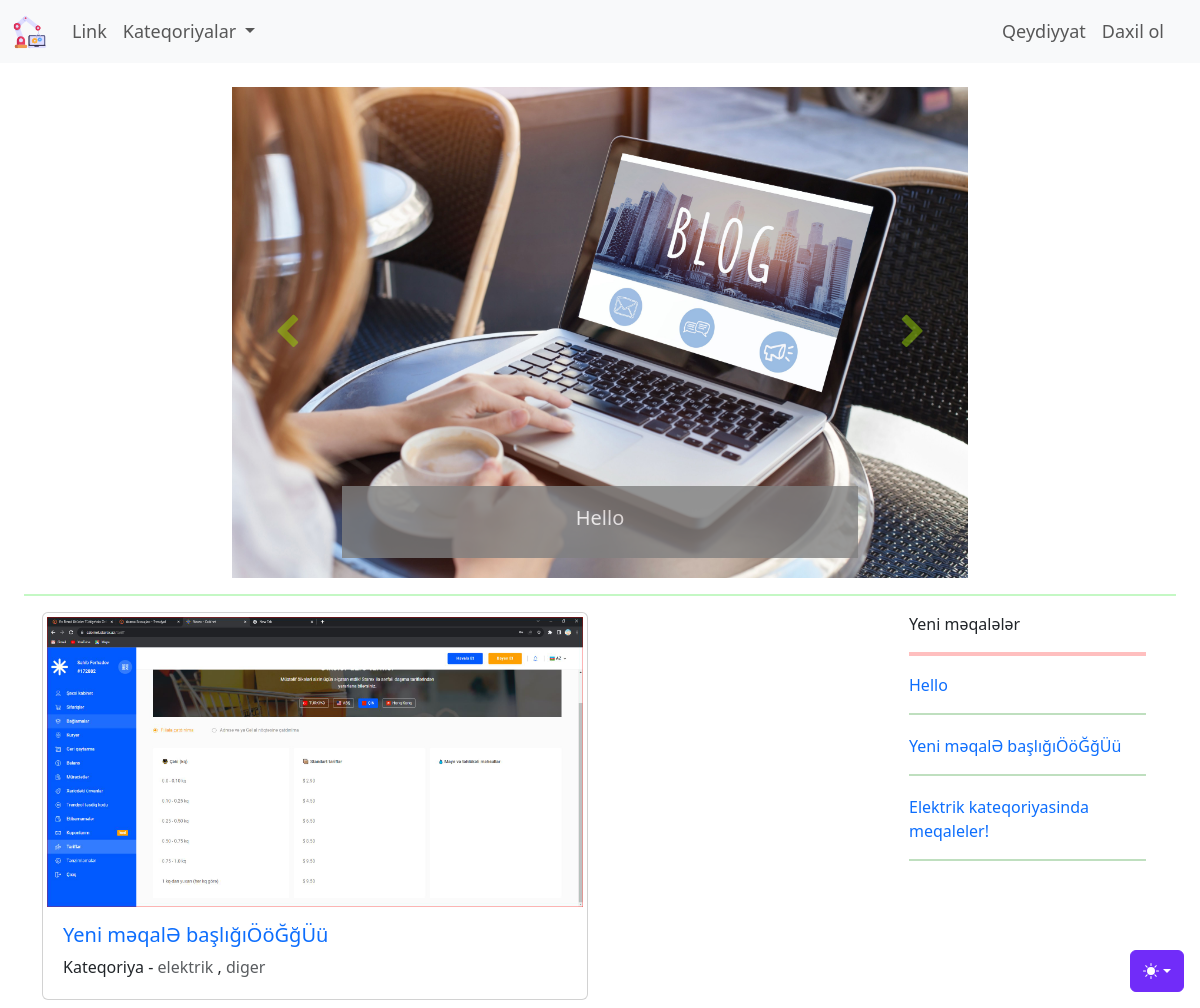
/, run on an earlier commit of the app's database.
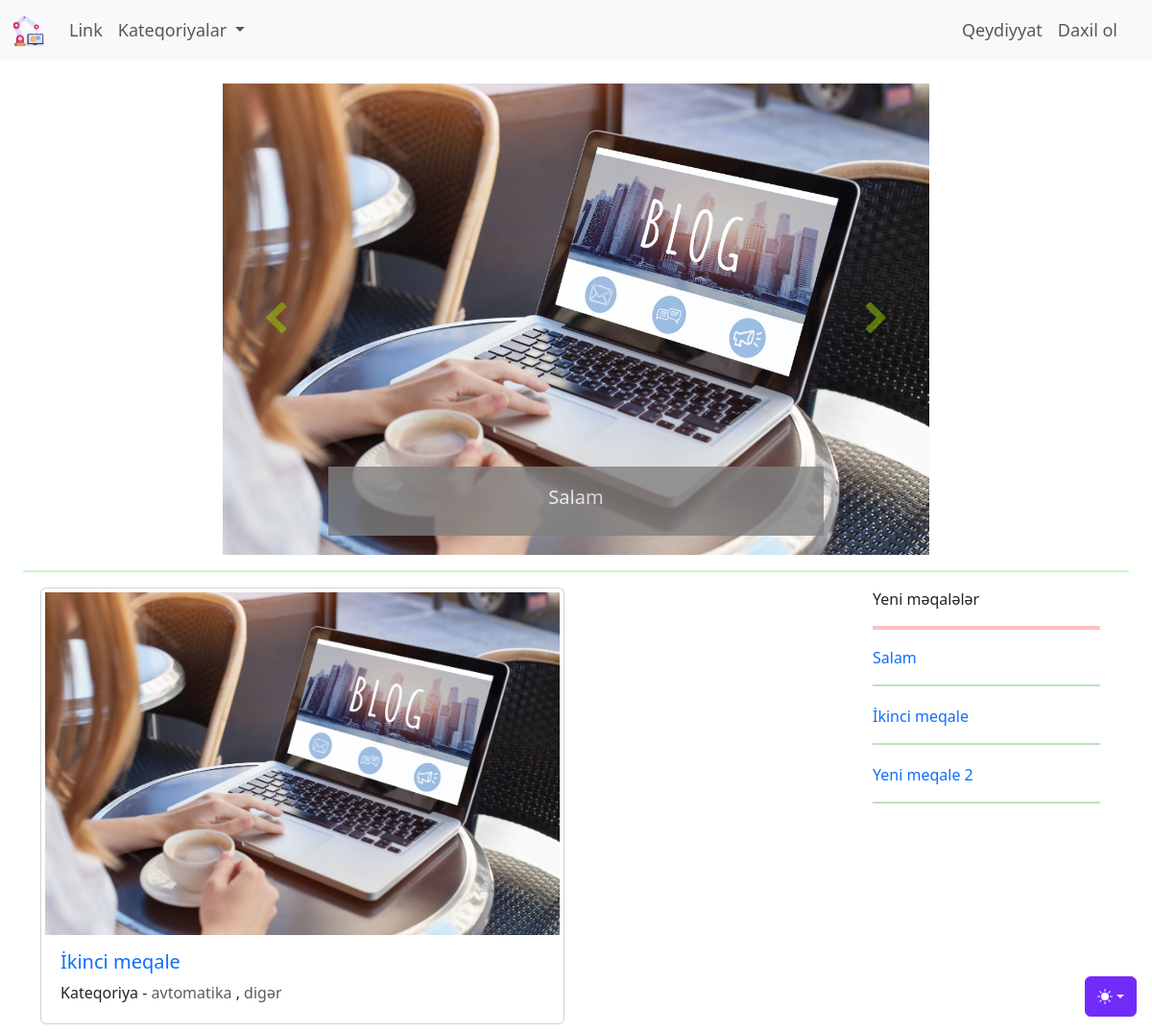
And on a later commit of the database.
### blog/models.py (models this page shows, shortened)
class Blog(models.Model):
    class Meta:
        verbose_name = 'Məqalə'
        verbose_name_plural = 'Məqalələr'
    basliq_sekli = models.ImageField(upload_to = "uploads/%d.%m.%Y",default = 'uploads/default.jpg',null=True,blank=True)
    karusel_sekli = ImageSpecField(source="basliq_sekli",
                                   processors=[ResizeToFill(600,400)],
                                   format='JPEG',
                                   options={'quality':100})
    basliq = models.CharField('Məqalə başlığı', max_length = 200)
    kontent = CKEditor5Field('Məqalə kontenti', config_name = 'extends')
    yaradilma_tarixi = models.DateTimeField('Yaranma tarixi', auto_now_add = True)
    deyisdirilme_tarixi = models.DateTimeField('Yaranma tarixi', auto_now = True)
    blog_slug = models.SlugField(editable=False, unique = True)
    blog_kateqoriya = models.ManyToManyField(Kateqoriya, verbose_name = 'Kateqoriyaları seçin.')
    yayinda_mi = models.BooleanField('Yayına buraxılsın?', default = False)
    yeni_mi = models.BooleanField('Yeni məqalə?', default = True)
    karuselde = models.BooleanField('Karuseldə', default = False)
    istifadeci = models.ForeignKey(settings.AUTH_USER_MODEL,verbose_name='İstifadəçi',on_delete = models.CASCADE)

class Kateqoriya(models.Model):
    class Meta:
        verbose_name = 'Kateqoriya'
        verbose_name_plural = 'Kateqoriyalar'
    kateqoriya_adi = models.CharField('Kateqoriya adı', max_length=150)
    kateqoriya_slug = models.SlugField(editable=False, unique=True)

### blog/views.py (the view)
# urls.py: path('',views.index),
def index(request):
    cox_oxunulan_kateqoriya = Blog.objects.get(id=2).blog_kateqoriya.all()
    cox_oxunulan_kateqoriya_list = list()
    for element in cox_oxunulan_kateqoriya:
        cox_oxunulan_kateqoriya_list.append(list((element,True)))
    cox_oxunulan_kateqoriya_list[len(cox_oxunulan_kateqoriya_list)-1][1] = False
    context = {
        'kateqoriyalar': Kateqoriya.objects.all(),
        'yazilar' : Blog.objects.all(),
        'cox_oxunulan': Blog.objects.get(id=2),
        'cox_oxunulan_kateqoriya_list':cox_oxunulan_kateqoriya_list,
        'yeni_yazilar' : Blog.objects.filter(yeni_mi=True),
    }
    return render(request,'blog/index.html',context)

### blog/templates/blog/index.html (shortened to what the changed rows need)
{%extends 'base.html'%}
{% load static %}
{% block some_css %}
    <link rel="stylesheet" href="{%static 'blog/css/blog_index.css'%}">
{% endblock  %}
{% block content %}
    <div class="container-fluid mt-4">
        <div class="container mb-2">
            <div class="row">
                <div class="col-lg-8">
                    <div id="carouselExample" class="carousel slide" data-bs-ride="carousel">
                        <div class="carousel-inner">
                          {%for yazi in yazilar%}
                            {%if yazi.karuselde%}
                                <div class="carousel-item">
                                    <a href="{%url 'yazini_tap' yazi.blog_slug%}" target="_blank" rel="noopener noreferrer">
                                        <img src="{{yazi.karusel_sekli.url}}" class="d-block w-100" alt="...">
                                    </a>
                                    <div class="carousel-caption d-block d-md-block d-sm-block d-xs-block" style="background-color: gray!important;opacity: .8; color: white;">
                                        <h5>
                                            <a class="karusel_basliq" href="{%url 'yazini_tap' yazi.blog_slug%}" target="_blank" rel="noopener noreferrer">
                                                {{yazi.basliq}}
                                            </a>
                                        </h5>
                                    </div>
                                </div>
                            {%endif%}
                          {%endfor%}
                        </div>
                      </div>
                </div>
            </div>
        </div>
        <div class="container-lg mt-3 mb-2">
            <div class="row">
                <div class="col-lg-6">
                    <div class="card p-1">
                        <a href="{%url 'yazini_tap' cox_oxunulan.blog_slug%}" target="_blank" title="{{cox_oxunulan.basliq}}">
                            <img src="{{cox_oxunulan.basliq_sekli.url}}" class="" style="width:100%;height:100%;">
                        </a>
                        <div class="card-body">
                          <h5 class="card-title">
                            <a class="cox_oxunulan" href="{%url 'yazini_tap' cox_oxunulan.blog_slug%}" target="_blank" title="{{cox_oxunulan.basliq}}">{{cox_oxunulan.basliq}}</a>
                          </h5>
                          <p class="card-text cox_oxunulan_kateqoriya">Kateqoriya -
                            {%for kateqoriya,novbeti in cox_oxunulan_kateqoriya_list%}
                                <span class="text-body-secondary">{{kateqoriya.kateqoriya_adi|lower}}</span>
                                {%if novbeti %},{%endif%}
                            {%endfor%}
                          </p>
                        </div>
                      </div>
                </div>
                <div class="col-lg-3">
                    <div class="container-fluid">
                        <div class="row">
                            <div class="col">Yeni məqalələr <hr style="border:none;border-top: 4px solid red;overflow: visible; height:5px;" /></div>
                        </div>
                        {% for yazi in yeni_yazilar %}
                            <div class="row">
                                <div class="col">
                                    <a target="_blank" href="{%url 'yazini_tap' yazi.blog_slug%}" class="cox_oxunulan">{{yazi.basliq}}</a>
                                </div>
                            </div>
                            <hr style="border:none;border-top: 2px solid green;overflow: visible; height:5px;" />
                        {% endfor %}
                    </div>
                </div>
            </div>
        </div>
    </div>
{% endblock %}

What changed in the data, as far as the page shows it:
no longer on this page (row edited): Kateqoriya: kateqoriya_adi "elektrik"
removed Blog: basliq "Elektrik kateqoriyasinda meqaleler!"
changed Blog: basliq "Hello" → "Salam"
changed Blog: basliq_sekli: picture removed, a placeholder shows; basliq "Yeni məqalƏ başlığıÖöĞğÜü" → "İkinci meqale"
now on this page (row edited): Kateqoriya: kateqoriya_adi "avtomatika"
changed Kateqoriya: kateqoriya_adi "diger" → "digər"
added Blog: basliq "Yeni meqale 2"
